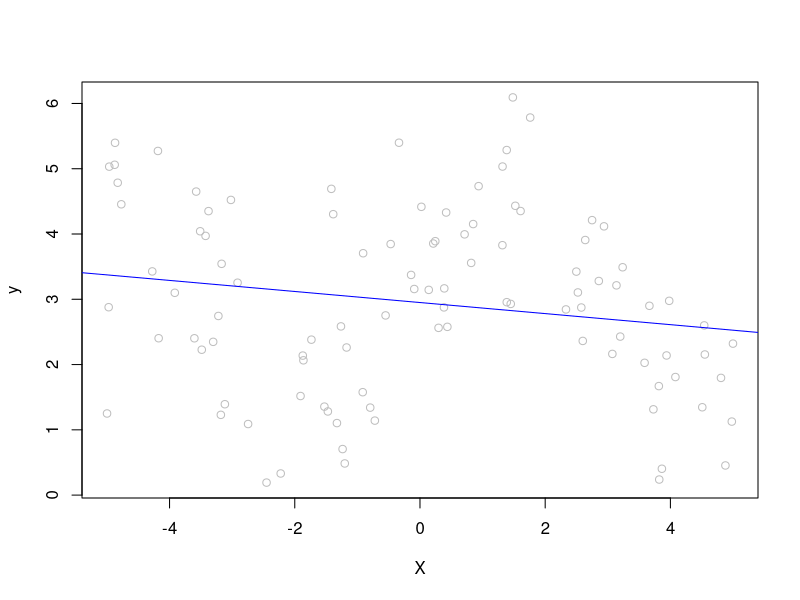
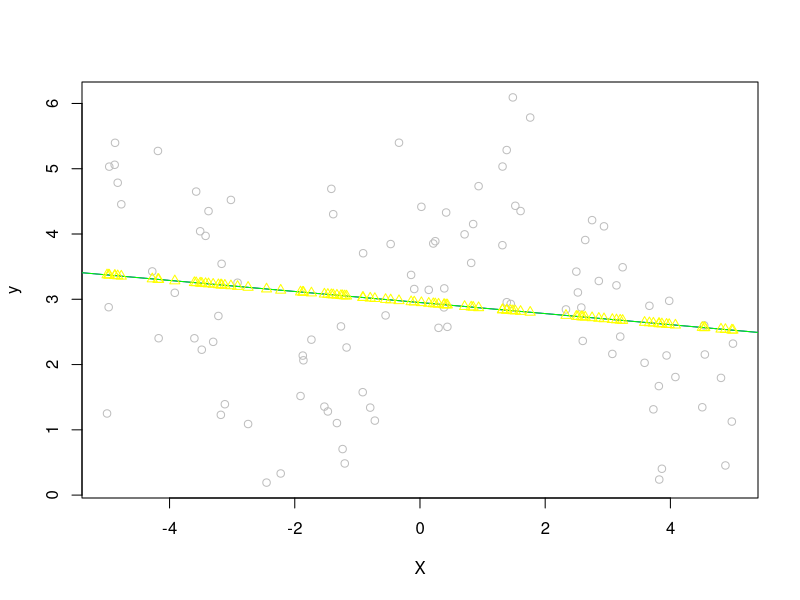
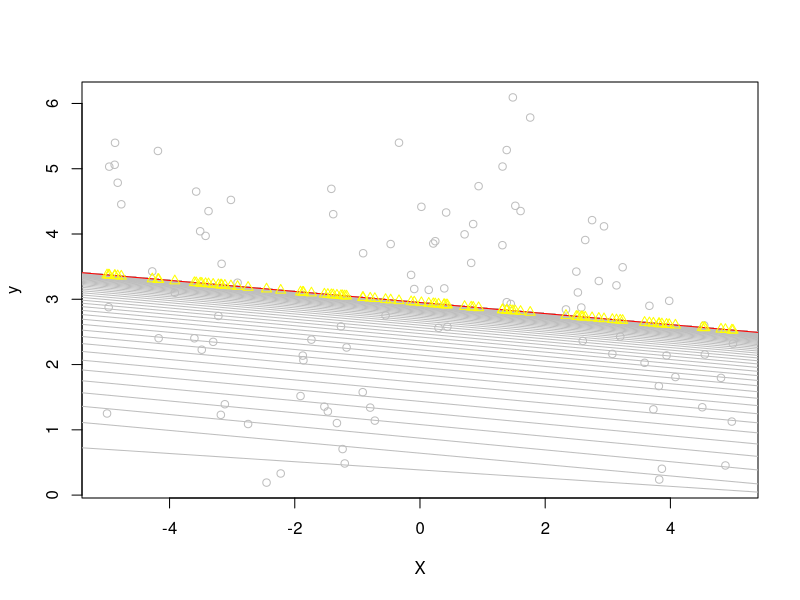
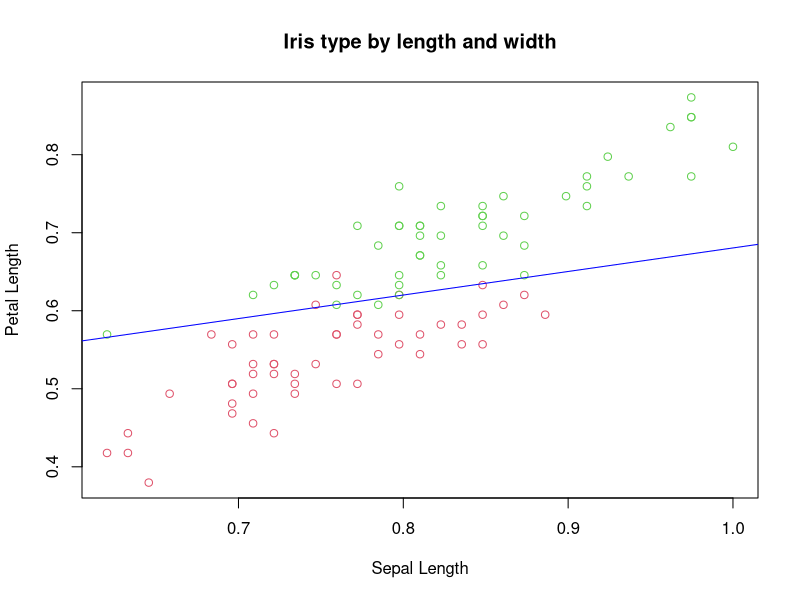
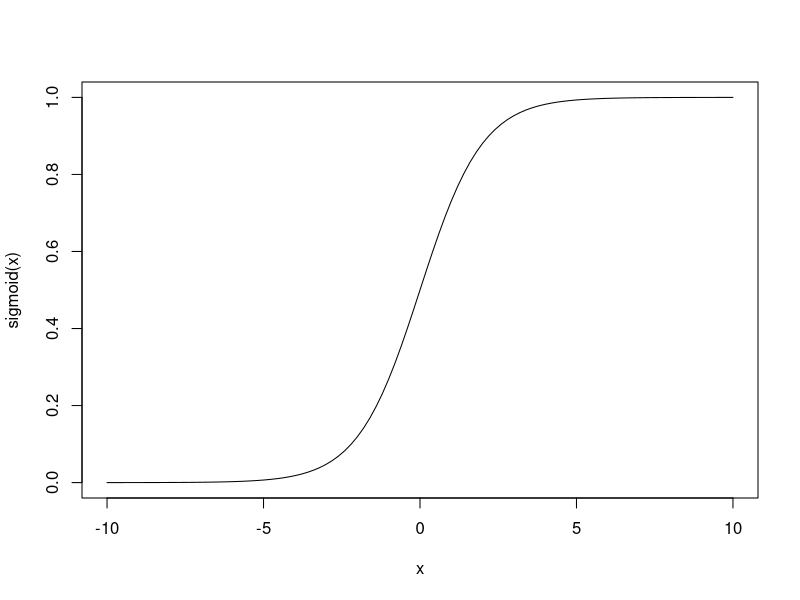
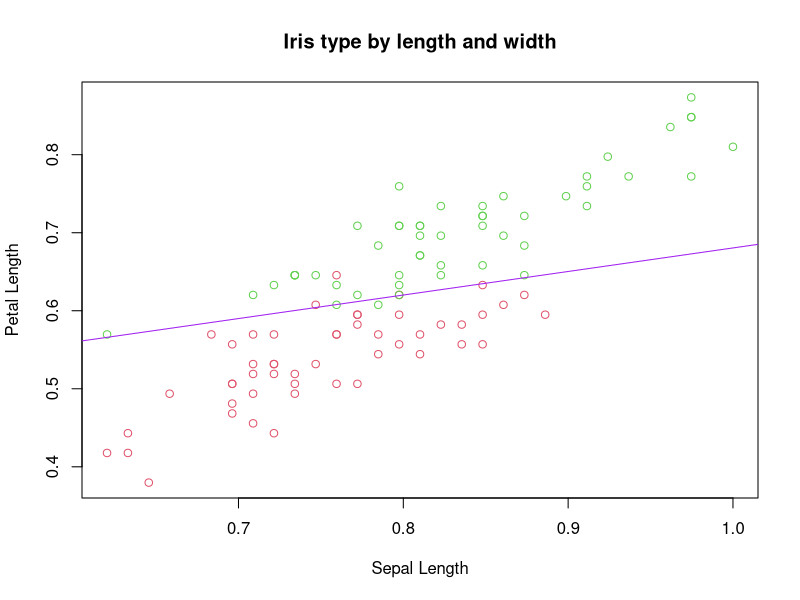

Write the R code that produced these figures, in order.

###########LINEAR REGRESSION
# Random data in which y is a noisy function of x
X <- runif(100, -5, 5)
y <- sin(X) + rnorm(100) + 3
# Fit a model (regress weight on height)
fit <- lm(y ~ X)
print(fit)

# beta-hat
fit_params <- fit$coefficients

# Plot
plot(x=X, y=y, cex = 1, col = "grey")

# Draw the regression line (intercept, slope)
abline(a=fit_params[[1]], b=fit_params[[2]], col="blue")

# Matrix of predictors (we only have one in this example)
X_mat <- as.matrix(X)
# Add column of 1s for intercept coefficient
intcpt <- rep(1, length(y))

# Combine predictors with intercept
X_mat <- cbind(intcpt, X_mat)

# OLS (closed-form solution)
beta_hat <- solve(t(X_mat) %*% X_mat) %*% t(X_mat) %*% y
print(beta_hat)


# Plot
plot(x=X, y=y, cex = 1, col = "grey")

# Draw the previous regression line
abline(a=fit_params[[1]], b=fit_params[[2]], col="blue")
# Current regression line
abline(a=beta_hat[[1]], b=beta_hat[[2]], col="green")

# To get y-hat:
y_hat <- X_mat %*% beta_hat
points(x=X, y=y_hat, pch = 2, col='yellow')

gradient_descent <- function(X, y, lr, epochs)
{
  X_mat <- cbind(1, X)
  # Initialise beta_hat matrix
  beta_hat <- matrix(0.1, nrow=ncol(X_mat))
  for (j in 1:epochs)
  {
    residual <- (X_mat %*% beta_hat) - y
    delta <- (t(X_mat) %*% residual) * (1/nrow(X_mat))
    beta_hat <- beta_hat - (lr*delta)
    # Draw the regression line each epoch
    abline(a=beta_hat[[1]], b=beta_hat[[2]], col="grey")
  }
  # Return 
  beta_hat
}

# Plot
plot(x=X, y=y, cex = 1, col = "grey")

beta_hat <- gradient_descent(X, y, 0.1, 200)
print(beta_hat)

# Draw the regression line
abline(a=beta_hat[[1]], b=beta_hat[[2]], col="red")

# To get y-hat:
y_hat <- X_mat %*% beta_hat
points(x=X, y=y_hat, pch = 2, col='yellow')


#############LOGISTIC REGRESSION
# Two possible outcomes -> binomial
data_df <- as.data.frame(iris)
idx <- data_df$Species %in% c("virginica", "versicolor")
data_df <- data_df[idx,]
y <- ifelse(data_df$Species=="virginica", 1, 0)

# For faster convergence let's rescale X
# So that we can plot this consider only 2 variables
X <- data_df[c(1,3)]
X <- as.matrix(X/max(X))

# Resulting data-set
head(X)
head(y)

# Fit model
model <- glm(y ~ X, family=binomial(link='logit'))

# Params
print(coef(model))
# Coefficients:
# (Intercept) XSepal.Length XPetal.Length 
# -39.83851     -31.73243     105.16992 
#summary(model)

# Visualise the decision boundary
intcp <- coef(model)[1]/-(coef(model)[3])
slope <- coef(model)[2]/-(coef(model)[3])

# Our points
plot(x=X[,1], y=X[,2], cex = 1, col=data_df$Species,
     main = "Iris type by length and width", 
     xlab = "Sepal Length", ylab = "Petal Length")

# Decision boundary
abline(intcp , slope, col='blue')

logLik(model)  # Log-likelihood

# Calculate log-likelihood ourself
log_likelihood <- function(X_mat, y, beta_hat)
{
  scores <- X_mat %*% beta_hat
  # Need to broadcast (y %*% scores)
  ll <- (y * scores) - log(1+exp(scores))
  sum(ll)
}

log_likelihood(cbind(1, X), y, coef(model))

# Calculate activation function (sigmoid for logit)
sigmoid <- function(z){1.0/(1.0+exp(-z))}

logistic_reg <- function(X, y, epochs, lr)
{
  X_mat <- cbind(1, X)
  beta_hat <- matrix(1, nrow=ncol(X_mat))
  for (j in 1:epochs)
  {
    residual <- sigmoid(X_mat %*% beta_hat) - y
    # Update weights with gradient descent
    delta <- t(X_mat) %*% as.matrix(residual, ncol=nrow(X_mat)) *  (1/nrow(X_mat))
    beta_hat <- beta_hat - (lr*delta)
  }
  # Print log-likliehood
  print(log_likelihood(X_mat, y, beta_hat))
  # Return
  beta_hat
}
curve(sigmoid, -10, 10)

# Takes a while to converge with GD!
beta_hat <- logistic_reg(X, y, 300000, 5)
print(beta_hat)

# Intercept    -39.83848
# Sepal.Length -31.73240
# Petal.Length 105.16983

# Visualise the decision boundary
plot(x=X[,1], y=X[,2], cex = 1, col=data_df$Species,
     main = "Iris type by length and width", 
     xlab = "Sepal Length", ylab = "Petal Length")

# Visualise the decision boundary
intcp <- beta_hat[1]/-(beta_hat[3])
slope <- beta_hat[2]/-(beta_hat[3])

abline(intcp , slope, col='purple')

